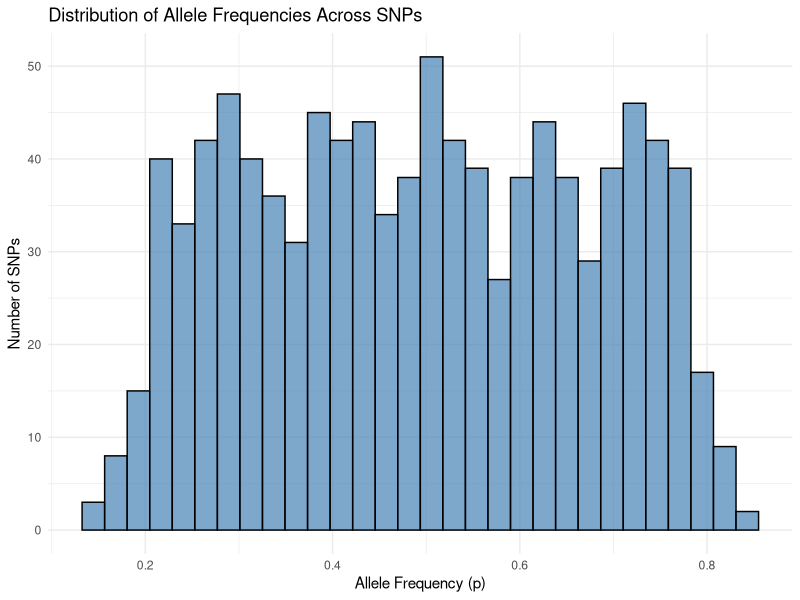
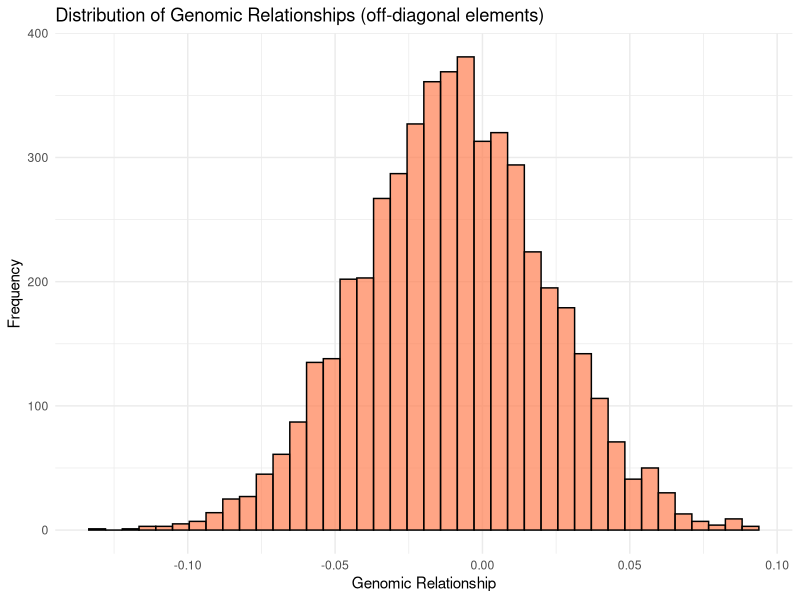

Here is the R script that generated these plots, in order:
## ---- chunk 1
#| echo: false
#| message: false
#| warning: false

# Load required packages
library(tidyverse)
library(knitr)
library(patchwork)

# Set default theme for plots
theme_set(theme_minimal(base_size = 12))

# Set seed for reproducibility
set.seed(42)
## ---- chunk 2
#| echo: true
#| message: false

# Simulate SNP genotypes for 100 animals, 1000 SNPs
set.seed(42)
n_animals <- 100
n_snps <- 1000

# Generate genotypes (0, 1, 2) assuming Hardy-Weinberg proportions
# Allele frequency p ~ Uniform(0.2, 0.8) for each SNP
allele_freq <- runif(n_snps, min = 0.20, max = 0.80)

# Genotype matrix: rows = animals, columns = SNPs
genotypes <- matrix(NA, nrow = n_animals, ncol = n_snps)

for (i in 1:n_snps) {
  p <- allele_freq[i]
  # Hardy-Weinberg genotype frequencies
  freq_0 <- (1 - p)^2  # P(AA)
  freq_1 <- 2 * p * (1 - p)  # P(AG)
  freq_2 <- p^2  # P(GG)

  genotypes[, i] <- sample(c(0, 1, 2), size = n_animals, replace = TRUE,
                           prob = c(freq_0, freq_1, freq_2))
}

# Add some missing data (simulate incomplete genotyping)
missing_idx <- sample(1:(n_animals * n_snps), size = 0.01 * n_animals * n_snps)
genotypes[missing_idx] <- NA

# Create a tibble for easier manipulation
animal_ids <- paste0("Animal_", 1:n_animals)
snp_ids <- paste0("SNP_", 1:n_snps)

geno_df <- as_tibble(genotypes, .name_repair = "minimal")
colnames(geno_df) <- snp_ids
geno_df <- geno_df %>% mutate(Animal_ID = animal_ids, .before = 1)

# Display first few animals and SNPs
geno_df %>% select(1:11) %>% head()
## ---- chunk 3
#| echo: true
#| fig.width: 8
#| fig.height: 5

# Calculate allele frequencies (frequency of "2" allele)
# Allele freq p = (2 * n_2 + n_1) / (2 * n_total)
calc_allele_freq <- function(geno_vec) {
  geno_vec <- geno_vec[!is.na(geno_vec)]  # Remove missing
  if (length(geno_vec) == 0) return(NA)

  n_0 <- sum(geno_vec == 0)
  n_1 <- sum(geno_vec == 1)
  n_2 <- sum(geno_vec == 2)

  p <- (2 * n_2 + n_1) / (2 * length(geno_vec))
  return(p)
}

# Apply to all SNPs
allele_freqs <- apply(genotypes, 2, calc_allele_freq)

# Create data frame
freq_df <- tibble(
  SNP = snp_ids,
  Allele_Frequency = allele_freqs,
  MAF = ifelse(allele_freqs <= 0.5, allele_freqs, 1 - allele_freqs)
)

# Visualize allele frequency distribution
ggplot(freq_df, aes(x = Allele_Frequency)) +
  geom_histogram(bins = 30, fill = "steelblue", color = "black", alpha = 0.7) +
  labs(title = "Distribution of Allele Frequencies Across SNPs",
       x = "Allele Frequency (p)",
       y = "Number of SNPs") +
  theme_minimal()

# Summary statistics
freq_df %>%
  summarise(
    Mean_AF = mean(Allele_Frequency, na.rm = TRUE),
    Min_AF = min(Allele_Frequency, na.rm = TRUE),
    Max_AF = max(Allele_Frequency, na.rm = TRUE),
    Mean_MAF = mean(MAF, na.rm = TRUE)
  )
## ---- chunk 4
#| echo: true

# Step 1: Calculate SNP call rate (proportion of animals with genotype)
snp_call_rate <- apply(genotypes, 2, function(x) sum(!is.na(x)) / length(x))

# Step 2: Calculate animal call rate (proportion of SNPs with genotype)
animal_call_rate <- apply(genotypes, 1, function(x) sum(!is.na(x)) / length(x))

# Summary
cat("SNP call rate summary:\n")
summary(snp_call_rate)
cat("\nAnimal call rate summary:\n")
summary(animal_call_rate)

# Step 3: Filter SNPs by call rate (threshold: 95%)
snp_pass_callrate <- snp_call_rate >= 0.95
cat("\nSNPs passing call rate filter (>=95%):", sum(snp_pass_callrate), "/", n_snps, "\n")

# Step 4: Filter SNPs by MAF (threshold: 5%)
snp_pass_maf <- freq_df$MAF >= 0.05
cat("SNPs passing MAF filter (>=0.05):", sum(snp_pass_maf, na.rm = TRUE), "/", n_snps, "\n")

# Combined filter
snp_pass <- snp_pass_callrate & snp_pass_maf
cat("SNPs passing all QC:", sum(snp_pass, na.rm = TRUE), "/", n_snps, "\n")

# Step 5: Filter animals by call rate (threshold: 90%)
animal_pass <- animal_call_rate >= 0.90
cat("\nAnimals passing call rate filter (>=90%):", sum(animal_pass), "/", n_animals, "\n")

# Apply filters
genotypes_qc <- genotypes[animal_pass, snp_pass]
cat("\nFinal dataset after QC: ", nrow(genotypes_qc), "animals x", ncol(genotypes_qc), "SNPs\n")
## ---- chunk 5
#| echo: true

# Use QC-filtered genotypes
Z <- genotypes_qc

# Calculate allele frequencies for QC-filtered SNPs
p_vec <- apply(Z, 2, calc_allele_freq)

# Center genotypes: Z - P
P <- matrix(rep(2 * p_vec, each = nrow(Z)), nrow = nrow(Z))
Z_centered <- Z - P

# Handle missing data: set to 0 (mean imputation)
Z_centered[is.na(Z_centered)] <- 0

# Calculate G matrix
denominator <- 2 * sum(p_vec * (1 - p_vec), na.rm = TRUE)
G <- (Z_centered %*% t(Z_centered)) / denominator

# Add animal IDs
rownames(G) <- colnames(G) <- animal_ids[animal_pass]

# Display diagonal elements (self-relationships, should be ~1)
cat("Diagonal elements of G (self-relationships):\n")
summary(diag(G))

# Display off-diagonal elements (pairwise relationships)
G_offdiag <- G[lower.tri(G)]
cat("\nOff-diagonal elements of G (pairwise relationships):\n")
summary(G_offdiag)

# Visualize distribution of genomic relationships
tibble(Relationship = G_offdiag) %>%
  ggplot(aes(x = Relationship)) +
  geom_histogram(bins = 40, fill = "coral", color = "black", alpha = 0.7) +
  labs(title = "Distribution of Genomic Relationships (off-diagonal elements)",
       x = "Genomic Relationship",
       y = "Frequency") +
  theme_minimal()
